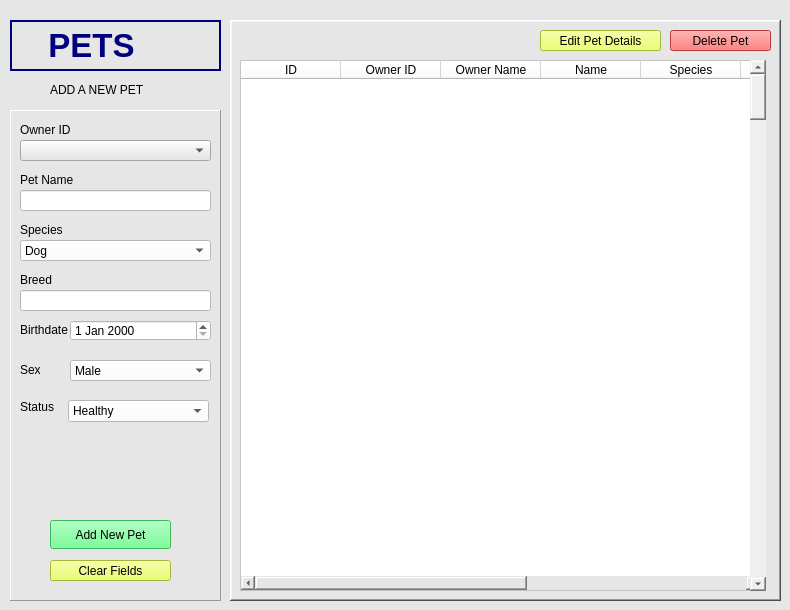
     <widget class="QWidget" name="page3Pet">
      <property name="styleSheet">
       <string notr="true">background-color: rgb(230, 230, 230);</string>
      </property>
      <widget class="QFrame" name="newPetDetailsFrame">
       <property name="geometry">
        <rect>
         <x>10</x>
         <y>110</y>
         <width>211</width>
         <height>491</height>
        </rect>
       </property>
       <property name="styleSheet">
        <string notr="true">border-color: rgb(0, 0, 0);</string>
       </property>
       <property name="frameShape">
        <enum>QFrame::Panel</enum>
       </property>
       <property name="frameShadow">
        <enum>QFrame::Raised</enum>
       </property>
       <widget class="QLabel" name="label_18">
        <property name="geometry">
         <rect>
          <x>10</x>
          <y>10</y>
          <width>101</width>
          <height>20</height>
         </rect>
        </property>
        <property name="font">
         <font>
          <family>Arial</family>
         </font>
        </property>
        <property name="styleSheet">
         <string notr="true">color: rgb(0, 0, 0);</string>
        </property>
        <property name="text">
         <string>Owner ID</string>
        </property>
       </widget>
       <widget class="QLabel" name="label_20">
        <property name="geometry">
         <rect>
          <x>10</x>
          <y>110</y>
          <width>131</width>
          <height>20</height>
         </rect>
        </property>
        <property name="font">
         <font>
          <family>Arial</family>
         </font>
        </property>
        <property name="styleSheet">
         <string notr="true">color: rgb(0, 0, 0);</string>
        </property>
        <property name="text">
         <string>Species</string>
        </property>
       </widget>
       <widget class="QComboBox" name="species">
        <property name="geometry">
         <rect>
          <x>10</x>
          <y>130</y>
          <width>191</width>
          <height>21</height>
         </rect>
        </property>
        <property name="styleSheet">
         <string notr="true">color: rgb(0, 0, 0);
background-color: rgb(255, 255, 255);</string>
        </property>
        <item>
         <property name="text">
          <string>Dog</string>
         </property>
        </item>
        <item>
         <property name="text">
          <string>Cat</string>
         </property>
        </item>
       </widget>
       <widget class="QLabel" name="label_21">
        <property name="geometry">
         <rect>
          <x>10</x>
          <y>60</y>
          <width>131</width>
          <height>20</height>
         </rect>
        </property>
        <property name="font">
         <font>
          <family>Arial</family>
         </font>
        </property>
        <property name="styleSheet">
         <string notr="true">color: rgb(0, 0, 0);</string>
        </property>
        <property name="text">
         <string>Pet Name</string>
        </property>
       </widget>
       <widget class="QLineEdit" name="petName">
        <property name="geometry">
         <rect>
          <x>10</x>
          <y>80</y>
          <width>191</width>
          <height>21</height>
         </rect>
        </property>
        <property name="styleSheet">
         <string notr="true">background-color: rgb(255, 255, 255);</string>
        </property>
       </widget>
       <widget class="QLabel" name="label_22">
        <property name="geometry">
         <rect>
          <x>10</x>
          <y>160</y>
          <width>131</width>
          <height>20</height>
         </rect>
        </property>
        <property name="font">
         <font>
          <family>Arial</family>
         </font>
        </property>
        <property name="styleSheet">
         <string notr="true">color: rgb(0, 0, 0);</string>
        </property>
        <property name="text">
         <string>Breed</string>
        </property>
       </widget>
       <widget class="QLabel" name="label_23">
        <property name="geometry">
         <rect>
          <x>10</x>
          <y>210</y>
          <width>131</width>
          <height>20</height>
         </rect>
        </property>
        <property name="font">
         <font>
          <family>Arial</family>
         </font>
        </property>
        <property name="styleSheet">
         <string notr="true">color: rgb(0, 0, 0);</string>
        </property>
        <property name="text">
         <string>Birthdate</string>
        </property>
       </widget>
       <widget class="QDateEdit" name="birthDate">
        <property name="geometry">
         <rect>
          <x>60</x>
          <y>210</y>
          <width>141</width>
          <height>21</height>
         </rect>
        </property>
        <property name="styleSheet">
         <string notr="true">color: rgb(0, 0, 0);
background-color: rgb(255, 255, 255);</string>
        </property>
       </widget>
       <widget class="QLabel" name="label_24">
        <property name="geometry">
         <rect>
          <x>10</x>
          <y>250</y>
          <width>31</width>
          <height>20</height>
         </rect>
        </property>
        <property name="font">
         <font>
          <family>Arial</family>
         </font>
        </property>
        <property name="styleSheet">
         <string notr="true">color: rgb(0, 0, 0);</string>
        </property>
        <property name="text">
         <string>Sex</string>
        </property>
       </widget>
       <widget class="QPushButton" name="addPetButton">
        <property name="geometry">
         <rect>
          <x>40</x>
          <y>410</y>
          <width>121</width>
          <height>29</height>
         </rect>
        </property>
        <property name="styleSheet">
         <string notr="true">color: rgb(0, 0, 0);
background-color: rgb(85, 255, 127);</string>
        </property>
        <property name="text">
         <string>Add New Pet</string>
        </property>
       </widget>
       <widget class="QComboBox" name="sex">
        <property name="geometry">
         <rect>
          <x>60</x>
          <y>250</y>
          <width>141</width>
          <height>21</height>
         </rect>
        </property>
        <property name="styleSheet">
         <string notr="true">background-color: rgb(255, 255, 255);
color: rgb(0, 0, 0);</string>
        </property>
        <item>
         <property name="text">
          <string>Male</string>
         </property>
        </item>
        <item>
         <property name="text">
          <string>Female</string>
         </property>
        </item>
       </widget>
       <widget class="QComboBox" name="ownerID">
        <property name="geometry">
         <rect>
          <x>10</x>
          <y>30</y>
          <width>191</width>
          <height>21</height>
         </rect>
        </property>
       </widget>
       <widget class="QLineEdit" name="breed">
        <property name="geometry">
         <rect>
          <x>10</x>
          <y>180</y>
          <width>191</width>
          <height>21</height>
         </rect>
        </property>
        <property name="styleSheet">
         <string notr="true">background-color: rgb(255, 255, 255);</string>
        </property>
       </widget>
       <widget class="QLabel" name="label_2">
        <property name="geometry">
         <rect>
          <x>10</x>
          <y>290</y>
          <width>47</width>
          <height>13</height>
         </rect>
        </property>
        <property name="styleSheet">
         <string notr="true">color: rgb(0, 0, 0);</string>
        </property>
        <property name="text">
         <string>Status</string>
        </property>
       </widget>
       <widget class="QComboBox" name="status">
        <property name="geometry">
         <rect>
          <x>58</x>
          <y>290</y>
          <width>141</width>
          <height>22</height>
         </rect>
        </property>
        <property name="styleSheet">
         <string notr="true">color: rgb(0, 0, 0);
background-color: rgb(255, 255, 255);</string>
        </property>
        <item>
         <property name="text">
          <string>Healthy</string>
         </property>
        </item>
        <item>
         <property name="text">
          <string>Sick</string>
         </property>
        </item>
        <item>
         <property name="text">
          <string>Ongoing Treatment</string>
         </property>
        </item>
        <item>
         <property name="text">
          <string>Dead</string>
         </property>
        </item>
       </widget>
       <widget class="QPushButton" name="editPetButton_2">
        <property name="geometry">
         <rect>
          <x>40</x>
          <y>450</y>
          <width>121</width>
          <height>21</height>
         </rect>
        </property>
        <property name="styleSheet">
         <string notr="true">color: rgb(0, 0, 0);
background-color: rgb(231, 255, 75);</string>
        </property>
        <property name="text">
         <string>Clear Fields</string>
        </property>
       </widget>
      </widget>
      <widget class="QLabel" name="label_17">
       <property name="geometry">
        <rect>
         <x>50</x>
         <y>80</y>
         <width>121</width>
         <height>20</height>
        </rect>
       </property>
       <property name="font">
        <font>
         <family>Arial</family>
        </font>
       </property>
       <property name="styleSheet">
        <string notr="true">color: rgb(0, 0, 0);</string>
       </property>
       <property name="text">
        <string>ADD A NEW PET</string>
       </property>
      </widget>
      <widget class="QLabel" name="label1_6">
       <property name="geometry">
        <rect>
         <x>10</x>
         <y>20</y>
         <width>211</width>
         <height>51</height>
        </rect>
       </property>
       <property name="font">
        <font>
         <family>Arial</family>
         <pointsize>25</pointsize>
         <weight>75</weight>
         <bold>true</bold>
         <kerning>false</kerning>
        </font>
       </property>
       <property name="layoutDirection">
        <enum>Qt::LeftToRight</enum>
       </property>
       <property name="styleSheet">
        <string notr="true">color: rgb(0, 0, 127);</string>
       </property>
       <property name="frameShape">
        <enum>QFrame::WinPanel</enum>
       </property>
       <property name="text">
        <string>   PETS</string>
       </property>
      </widget>
      <widget class="QFrame" name="frame_2">
       <property name="geometry">
        <rect>
         <x>230</x>
         <y>20</y>
         <width>551</width>
         <height>581</height>
        </rect>
       </property>
       <property name="frameShape">
        <enum>QFrame::WinPanel</enum>
       </property>
       <property name="frameShadow">
        <enum>QFrame::Raised</enum>
       </property>
       <widget class="QTableWidget" name="petTable">
        <property name="geometry">
         <rect>
          <x>10</x>
          <y>40</y>
          <width>521</width>
          <height>531</height>
         </rect>
        </property>
        <property name="styleSheet">
         <string notr="true">background-color: rgb(255, 255, 255);</string>
        </property>
        <column>
         <property name="text">
          <string>ID</string>
         </property>
        </column>
        <column>
         <property name="text">
          <string>Owner ID</string>
         </property>
        </column>
        <column>
         <property name="text">
          <string>Owner Name</string>
         </property>
        </column>
        <column>
         <property name="text">
          <string>Name</string>
         </property>
        </column>
        <column>
         <property name="text">
          <string>Species</string>
         </property>
        </column>
        <column>
         <property name="text">
          <string>Breed</string>
         </property>
        </column>
        <column>
         <property name="text">
          <string>Birthday</string>
         </property>
        </column>
        <column>
         <property name="text">
          <string>Sex</string>
         </property>
        </column>
        <column>
         <property name="text">
          <string>Status</string>
         </property>
        </column>
       </widget>
       <widget class="QScrollBar" name="verticalScrollBar_2">
        <property name="geometry">
         <rect>
          <x>520</x>
          <y>40</y>
          <width>16</width>
          <height>531</height>
         </rect>
        </property>
        <property name="styleSheet">
         <string notr="true">color: rgb(0, 0, 0);
background-color: rgb(239, 239, 239);</string>
        </property>
        <property name="orientation">
         <enum>Qt::Vertical</enum>
        </property>
       </widget>
       <widget class="QPushButton" name="deletePetButton">
        <property name="geometry">
         <rect>
          <x>440</x>
          <y>10</y>
          <width>101</width>
          <height>21</height>
         </rect>
        </property>
        <property name="styleSheet">
         <string notr="true">color: rgb(0, 0, 0);
background-color: rgb(255, 79, 79);</string>
        </property>
        <property name="text">
         <string>Delete Pet</string>
        </property>
       </widget>
       <widget class="QPushButton" name="editPetButton">
        <property name="geometry">
         <rect>
          <x>310</x>
          <y>10</y>
          <width>121</width>
          <height>21</height>
         </rect>
        </property>
        <property name="styleSheet">
         <string notr="true">color: rgb(0, 0, 0);
background-color: rgb(231, 255, 75);</string>
        </property>
        <property name="text">
         <string>Edit Pet Details</string>
        </property>
       </widget>
      </widget>
     </widget>
